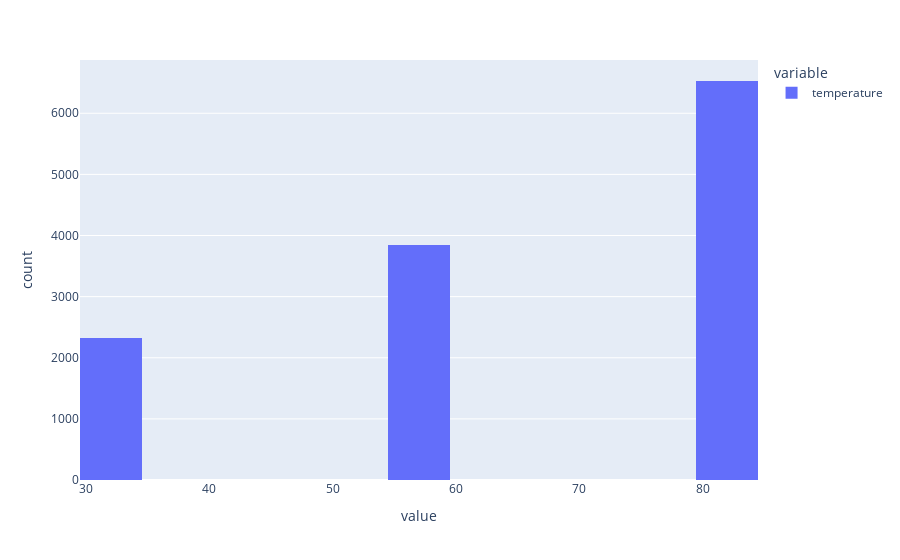

Notebook code for this chart:
### Markdown cell above
6. Use a histogram to visualize the temperature column.

### Code cell
px.histogram(data["temperature"], nbins=20)

### Figure 1 — Plotly figure (JSON) as saved in the notebook; plotly's stock layout.template omitted (floating-point values rounded to 4 significant figures; data arrays with more than 128 entries replaced by an {"elided": "..."} marker saying what was removed)
{"data": [{"alignmentgroup": "True", "bingroup": "x", "hovertemplate": "variable=temperature<br>value=%{x}<br>count=%{y}<extra></extra>", "legendgroup": "temperature", "marker": {"color": "#636efa", "pattern": {"shape": ""}}, "name": "temperature", "nbinsx": 20, "offsetgroup": "temperature", "orientation": "v", "showlegend": true, "type": "histogram", "x": {"elided": "12684 int values"}, "xaxis": "x", "yaxis": "y"}], "layout": {"barmode": "relative", "legend": {"title": {"text": "variable"}, "tracegroupgap": 0}, "margin": {"t": 60}, "xaxis": {"anchor": "y", "domain": [0, 1], "title": {"text": "value"}}, "yaxis": {"anchor": "x", "domain": [0, 1], "title": {"text": "count"}}}}
